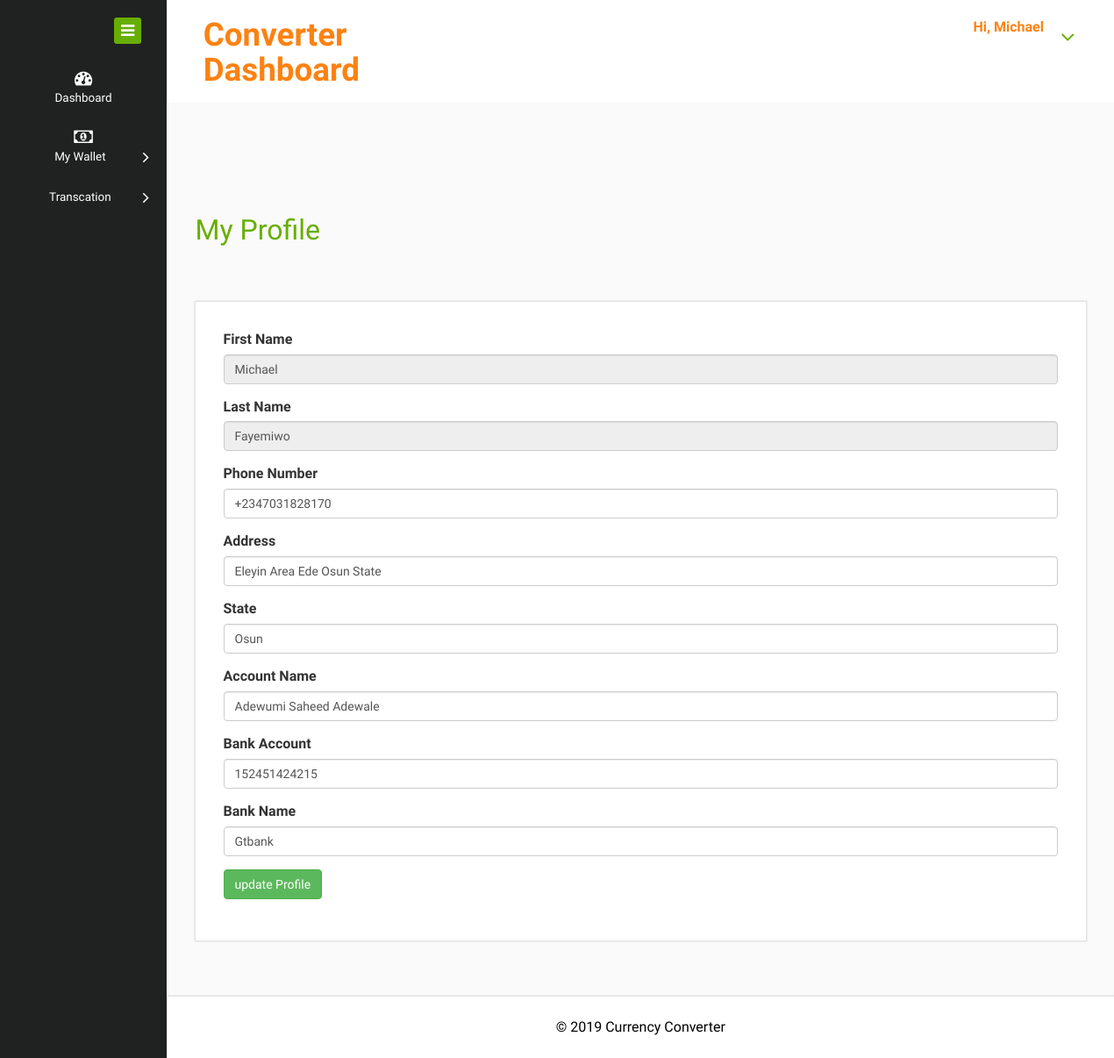
Page /profile.php (signed in) on the committed database.
### tables this page shows
CREATE TABLE `user` (
  `id` int(11) NOT NULL,
  `fname` text NOT NULL,
  `lname` text NOT NULL,
  `Email` text NOT NULL,
  `Mobile` text NOT NULL,
  `password` text NOT NULL,
  `address` text NOT NULL,
  `state` text NOT NULL,
  `wallet` double NOT NULL,
  `wallet_id` varchar(200) NOT NULL,
  `status` text NOT NULL DEFAULT '0',
  `bank_acct` text NOT NULL,
  `bank_name` text NOT NULL,
  `acct_name` text NOT NULL,
  `created_date` datetime NOT NULL DEFAULT current_timestamp()
);

### profile.php (the view, shortened to what this page needs)
<?php
include 'header.php';
 $email = $_SESSION['Email'];
    $query = "SELECT * FROM user WHERE Email ='$email'";
  $Complete = mysqli_query($con,$query);
    $Rows=mysqli_fetch_assoc($Complete);
    $fname=$Rows['fname'];
    $lname=$Rows['lname'];
    $phone=$Rows['Mobile'];
     $address=$Rows['address'];
      $state=$Rows['state'];
      $acct_name = $Rows['acct_name'];
      $bank_acct = $Rows['bank_acct'];
      $bank_name = $Rows['bank_name'];
?>
<div class="blank">
    	<h2>My Profile</h2>
    	<div class="blankpage-main">
    		<form action="profile_update.php" method="POST">
                <div class="group">
                    <div class="form-group">
                        <label>First Name</label>
                        <input type="text" class="form-control" readonly="readonly" name="fname" value="<?php echo $fname; ?>" required="required">
                    </div>
                </div>
                <div class="group">
                    <div class="form-group">
                        <label>Last Name</label>
                        <input type="text"   class="form-control" readonly="readonly" name="lname" value="<?php echo $lname; ?>"  required="required">
                    </div>
                </div>
                <div class="group">
                    <div class="form-group">
                        <label>Phone Number</label>
                        <input type="text" class="form-control" name="phone" value="<?php echo $phone; ?>"  placeholder="">
                    </div>
                </div>
                <div class="group">
                    <div class="form-group">
                        <label>Address</label>
                        <input type="text" class="form-control" name="address" value="<?php echo $address; ?>"  placeholder="">
                    </div>
                </div>
                <div class="group">
                    <div class="form-group">
                        <label>State</label>
                        <input type="text" class="form-control" name="state" value="<?php echo $state; ?>"  placeholder="">
                    </div>
                </div>
                 <div class="group">
                    <div class="form-group">
                        <label>Account Name</label>
                        <input type="text" class="form-control" name="acct_name" value="<?php echo $acct_name; ?>"  placeholder="">
                    </div>
                </div>
                 <div class="group">
                    <div class="form-group">
                        <label>Bank Account</label>
                        <input type="text" class="form-control" name="bank_acct" value="<?php echo $bank_acct; ?>"  placeholder="">
                    </div>
                </div>
                 <div class="group">
                    <div class="form-group">
                        <label>Bank Name</label>
                        <input type="text" class="form-control" name="bank_name" value="<?php echo $bank_name; ?>"  placeholder="">
                    </div>
                </div>
                <div class="group">
                    <div class="form-group">
                        <input type="submit" class="btn btn-success" name="register" value="update Profile">
                    </div>
                </div>
            </form>
    	</div>
    </div>
<?php include 'footer.php'; ?>

### header.php (shortened to what this page needs)
<?php
 include 'database.php';
 $email = $_SESSION['Email'];
    $query = "SELECT * FROM user WHERE Email ='$email'";
  $Complete = mysqli_query($con,$query);
    $Rows=mysqli_fetch_assoc($Complete);
 $fname=$Rows['fname'];
?>
<!DOCTYPE HTML>
<html>
<head>
<link href="css/bootstrap.css" rel="stylesheet" type="text/css" media="all">
<link href="css/style.css" rel="stylesheet" type="text/css" media="all"/>
<link href="css/font-awesome.css" rel="stylesheet">
</head>
<body>
<div class="page-container">
   <div class="left-content">
	   <div class="mother-grid-inner">
				<div class="header-main">
					<div class="header-left">
							<div class="logo-name">
									 <a href="index.html"> <h1>Converter Dashboard</h1>
								  </a>
							</div>
							<div class="clearfix"> </div>
						 </div>
						 <div class="header-right">
							<div class="profile_details">
								<ul>
									<li class="dropdown profile_details_drop">
										<a href="#" class="dropdown-toggle" data-toggle="dropdown" aria-expanded="false">
											<div class="profile_img">
												<div class="user-name">
													<p>Hi, <?php echo $fname ?></p>
												</div>
												<i class="fa fa-angle-down lnr"></i>
												<div class="clearfix"></div>
											</div>
										</a>
									</li>
								</ul>
							</div>
							<div class="clearfix"> </div>
						</div>
				     <div class="clearfix"> </div>
				</div>
<div class="inner-block">

### rows in the picture
user: fname "Michael", lname "Fayemiwo", phone "+2347031828170", address "Eleyin Area Ede Osun State", state "Osun", acct_name "Adewumi Saheed Adewale", bank_acct "152451424215", bank_name "Gtbank"
